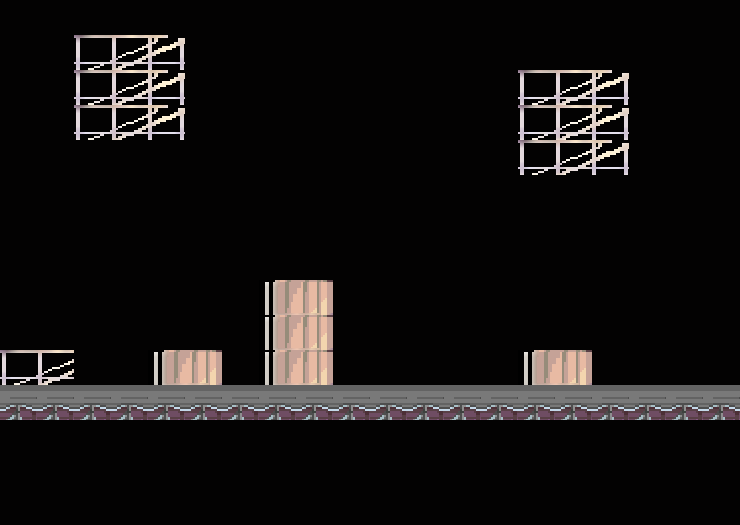

The image is a tile-based game level rendered from a .tmx file. Its description and complete source (layers, tilesets, objects, tile grids) follow:
An orthogonal 20x15 tile map with 37x35 px tiles, 2 tile layers (Слой тайлов 1, Слой тайлов 2) and 6 objects (6x solid).

<map version="1.5" tiledversion="1.7.2" orientation="orthogonal" renderorder="right-down" width="20" height="15" tilewidth="37" tileheight="35" infinite="0" nextlayerid="4" nextobjectid="8">
 <tileset firstgid="1" name="lobby" tilewidth="37" tileheight="35" tilecount="1170" columns="39">
  <image source="../images/lobby_tiles.png" width="1464" height="1072" />
 </tileset>
 <layer id="1" name="Слой тайлов 1" width="20" height="15">
  <data encoding="csv">
16,16,16,17,17,17,17,17,17,16,16,16,16,17,16,16,16,16,16,17,
16,16,16,17,16,16,16,17,16,16,17,16,16,17,17,17,17,17,17,17,
16,16,16,16,16,17,16,17,16,17,16,16,16,16,17,17,16,16,17,17,
16,17,16,16,17,16,16,16,16,16,16,17,17,16,16,16,17,17,16,17,
16,17,16,16,17,16,17,16,17,17,16,17,17,16,17,16,16,16,16,17,
16,17,17,16,17,16,17,16,17,17,16,17,17,16,17,16,17,16,16,17,
16,17,16,16,16,17,16,16,16,17,16,17,17,16,17,17,17,16,16,17,
16,17,16,16,16,17,16,16,16,17,16,17,17,17,16,17,16,17,16,17,
16,17,16,16,17,17,16,235,236,17,16,17,16,17,16,17,16,17,16,17,
16,17,16,16,17,17,17,235,236,17,16,17,16,17,16,17,16,17,16,17,
16,17,16,17,235,236,17,235,236,17,16,16,17,16,235,236,17,17,16,17,
1,1,1,1,1,1,1,1,1,1,1,1,1,1,1,1,1,1,1,1,
16,16,17,17,17,16,17,16,16,17,16,16,16,17,16,16,17,17,16,17,
16,16,16,16,16,16,17,16,16,17,16,17,16,17,16,16,16,17,16,17,
16,16,16,16,17,16,16,16,16,17,16,17,17,17,17,17,17,17,17,17
</data>
 </layer>
 <layer id="2" name="Слой тайлов 2" width="20" height="15">
  <data encoding="csv">
0,0,0,0,0,0,0,0,0,0,0,0,0,0,0,0,0,0,0,0,
0,0,292,293,294,0,0,0,0,0,0,0,0,0,0,0,0,0,0,0,
0,0,292,293,294,0,0,0,0,0,0,0,0,0,292,293,294,0,0,0,
0,0,292,293,294,0,0,0,0,0,0,0,0,0,292,293,294,0,0,0,
0,0,0,0,0,0,0,0,0,0,0,0,0,0,292,293,294,0,0,0,
0,0,0,0,0,0,0,0,0,0,0,0,0,0,0,0,0,0,0,0,
0,0,0,0,0,0,0,0,0,0,0,0,0,0,0,0,0,0,0,0,
0,0,0,0,0,0,0,0,0,0,0,0,0,0,0,0,0,0,0,0,
0,0,0,0,0,0,0,0,0,0,0,0,0,0,0,0,0,0,0,0,
0,0,0,0,0,0,0,0,0,0,0,0,0,0,0,0,0,0,0,0,
292,293,0,0,0,0,0,0,0,0,0,0,0,0,0,0,0,0,0,0,
0,0,0,0,0,0,0,0,0,0,0,0,0,0,0,0,0,0,0,0,
0,0,0,0,0,0,0,0,0,0,0,0,0,0,0,0,0,0,0,0,
0,0,0,0,0,0,0,0,0,0,0,0,0,0,0,0,0,0,0,0,
0,0,0,0,0,0,0,0,0,0,0,0,0,0,0,0,0,0,0,0
</data>
 </layer>
 <objectgroup id="3" name="Слой объектов 1">
  <object id="1" name="solid" x="2.66667" y="385.292" width="737.333" height="34.7917" />
  <object id="2" name="solid" x="148.208" y="349.958" width="73.5" height="36.7083" />
  <object id="3" name="solid" x="259" y="280" width="73.9583" height="103.307" />
  <object id="4" name="solid" x="518.25" y="350.667" width="75.0833" height="36" />
  <object id="5" name="solid" x="1.33333" y="96" width="26.6667" height="293.333" />
  <object id="6" name="solid" x="713.333" y="125.333" width="24" height="297.333" />
 </objectgroup>
</map>
